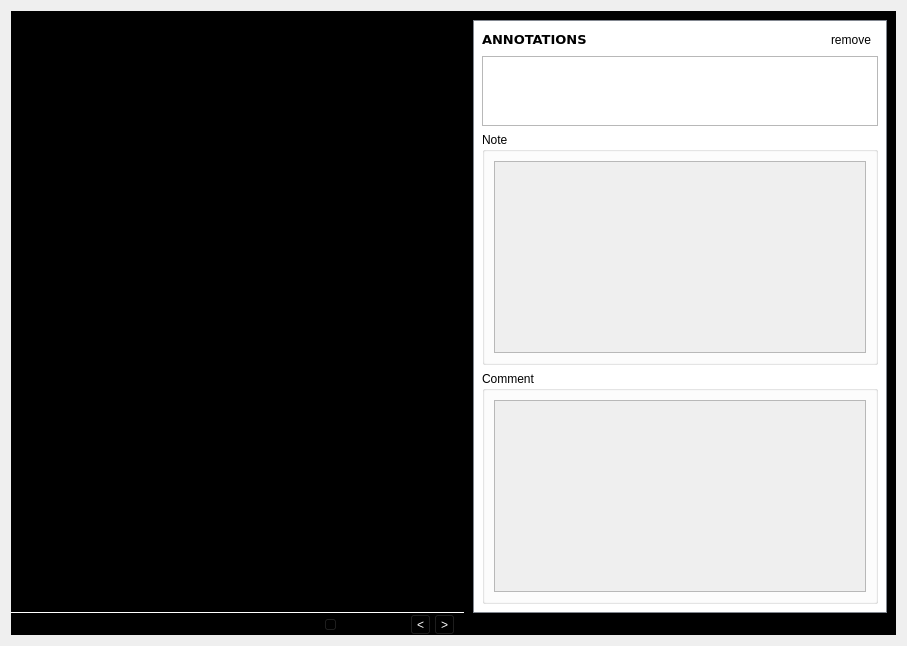
<?xml version="1.0" encoding="UTF-8"?>
<ui version="4.0">
 <class>LayeredImageVisualizer</class>
 <widget class="QWidget" name="LayeredImageVisualizer">
  <property name="geometry">
   <rect>
    <x>0</x>
    <y>0</y>
    <width>907</width>
    <height>634</height>
   </rect>
  </property>
  <property name="windowTitle">
   <string>Form</string>
  </property>
  <property name="styleSheet">
   <string notr="true"/>
  </property>
  <layout class="QHBoxLayout" name="horizontalLayout_4">
   <item>
    <layout class="QHBoxLayout" name="horizontalLayout_3">
     <property name="spacing">
      <number>0</number>
     </property>
     <property name="topMargin">
      <number>0</number>
     </property>
     <item>
      <widget class="QWidget" name="graphicsHolderContainer" native="true">
       <property name="sizePolicy">
        <sizepolicy hsizetype="Expanding" vsizetype="Expanding">
         <horstretch>0</horstretch>
         <verstretch>0</verstretch>
        </sizepolicy>
       </property>
       <property name="styleSheet">
        <string notr="true">background-color: rgb(0,0,0);</string>
       </property>
       <layout class="QVBoxLayout" name="verticalLayout_3">
        <property name="leftMargin">
         <number>0</number>
        </property>
        <property name="topMargin">
         <number>0</number>
        </property>
        <property name="rightMargin">
         <number>0</number>
        </property>
        <property name="bottomMargin">
         <number>0</number>
        </property>
        <item>
         <widget class="QWidget" name="graphicsHolder" native="true">
          <property name="sizePolicy">
           <sizepolicy hsizetype="Preferred" vsizetype="Expanding">
            <horstretch>0</horstretch>
            <verstretch>0</verstretch>
           </sizepolicy>
          </property>
         </widget>
        </item>
        <item>
         <widget class="QWidget" name="sliderContainer" native="true">
          <property name="styleSheet">
           <string notr="true">#sliderContainer { border-top: 1px solid white}</string>
          </property>
          <layout class="QHBoxLayout" name="horizontalLayout">
           <property name="spacing">
            <number>3</number>
           </property>
           <property name="topMargin">
            <number>2</number>
           </property>
           <property name="bottomMargin">
            <number>0</number>
           </property>
           <item>
            <widget class="QLabel" name="label_2">
             <property name="minimumSize">
              <size>
               <width>200</width>
               <height>0</height>
              </size>
             </property>
             <property name="styleSheet">
              <string notr="true">color:white</string>
             </property>
             <property name="text">
              <string/>
             </property>
            </widget>
           </item>
           <item>
            <spacer name="horizontalSpacer">
             <property name="orientation">
              <enum>Qt::Horizontal</enum>
             </property>
             <property name="sizeType">
              <enum>QSizePolicy::Fixed</enum>
             </property>
             <property name="sizeHint" stdset="0">
              <size>
               <width>100</width>
               <height>20</height>
              </size>
             </property>
            </spacer>
           </item>
           <item>
            <widget class="QSlider" name="sliderBar">
             <property name="styleSheet">
              <string notr="true">color:white</string>
             </property>
             <property name="orientation">
              <enum>Qt::Horizontal</enum>
             </property>
            </widget>
           </item>
           <item>
            <widget class="QToolButton" name="prevButton">
             <property name="styleSheet">
              <string notr="true">color:white</string>
             </property>
             <property name="text">
              <string>&lt;</string>
             </property>
             <property name="icon">
              <iconset resource="dicomRC.qrc">
               <normaloff>:/dicom/left.png</normaloff>:/dicom/left.png</iconset>
             </property>
            </widget>
           </item>
           <item>
            <widget class="QToolButton" name="nextButton">
             <property name="styleSheet">
              <string notr="true">color:white</string>
             </property>
             <property name="text">
              <string>&gt;</string>
             </property>
             <property name="icon">
              <iconset resource="dicomRC.qrc">
               <normaloff>:/dicom/right.png</normaloff>:/dicom/right.png</iconset>
             </property>
            </widget>
           </item>
          </layout>
         </widget>
        </item>
       </layout>
      </widget>
     </item>
     <item>
      <widget class="QWidget" name="widget_2" native="true">
       <property name="styleSheet">
        <string notr="true">#widget_2 { background-color: rgb(0, 0, 0); }</string>
       </property>
       <layout class="QVBoxLayout" name="verticalLayout_4">
        <property name="bottomMargin">
         <number>22</number>
        </property>
        <item>
         <widget class="QWidget" name="widget" native="true">
          <property name="sizePolicy">
           <sizepolicy hsizetype="Minimum" vsizetype="Preferred">
            <horstretch>0</horstretch>
            <verstretch>0</verstretch>
           </sizepolicy>
          </property>
          <property name="styleSheet">
           <string notr="true">#widget { 
border: 1px solid rgb(130, 135, 144); 
background-color: white;
 }</string>
          </property>
          <layout class="QVBoxLayout" name="verticalLayout_2">
           <item>
            <layout class="QHBoxLayout" name="horizontalLayout_2">
             <item>
              <widget class="QLabel" name="label">
               <property name="sizePolicy">
                <sizepolicy hsizetype="Minimum" vsizetype="Preferred">
                 <horstretch>0</horstretch>
                 <verstretch>0</verstretch>
                </sizepolicy>
               </property>
               <property name="font">
                <font>
                 <family>Verdana</family>
                 <pointsize>10</pointsize>
                 <weight>75</weight>
                 <bold>true</bold>
                </font>
               </property>
               <property name="text">
                <string>ANNOTATIONS</string>
               </property>
              </widget>
             </item>
             <item>
              <widget class="QToolButton" name="removeButton">
               <property name="text">
                <string>remove</string>
               </property>
               <property name="icon">
                <iconset resource="dicomRC.qrc">
                 <normaloff>:/dicom/remove.png</normaloff>:/dicom/remove.png</iconset>
               </property>
               <property name="checkable">
                <bool>false</bool>
               </property>
               <property name="autoRaise">
                <bool>true</bool>
               </property>
              </widget>
             </item>
            </layout>
           </item>
           <item>
            <widget class="QTreeView" name="treeView">
             <property name="sizePolicy">
              <sizepolicy hsizetype="Minimum" vsizetype="Expanding">
               <horstretch>0</horstretch>
               <verstretch>0</verstretch>
              </sizepolicy>
             </property>
             <property name="styleSheet">
              <string notr="true"/>
             </property>
            </widget>
           </item>
           <item>
            <layout class="QVBoxLayout" name="verticalLayout_6">
             <item>
              <widget class="QGroupBox" name="noteGroupBox">
               <property name="title">
                <string>Note</string>
               </property>
               <layout class="QVBoxLayout" name="verticalLayout">
                <item>
                 <widget class="QTextEdit" name="noteTextEdit">
                  <property name="enabled">
                   <bool>false</bool>
                  </property>
                  <property name="sizePolicy">
                   <sizepolicy hsizetype="Expanding" vsizetype="Minimum">
                    <horstretch>0</horstretch>
                    <verstretch>0</verstretch>
                   </sizepolicy>
                  </property>
                 </widget>
                </item>
               </layout>
              </widget>
             </item>
             <item>
              <widget class="QGroupBox" name="commentGroupBox">
               <property name="sizePolicy">
                <sizepolicy hsizetype="Preferred" vsizetype="Preferred">
                 <horstretch>0</horstretch>
                 <verstretch>0</verstretch>
                </sizepolicy>
               </property>
               <property name="title">
                <string>Comment</string>
               </property>
               <layout class="QVBoxLayout" name="verticalLayout_5">
                <item>
                 <widget class="QTextEdit" name="commentTextEdit">
                  <property name="enabled">
                   <bool>false</bool>
                  </property>
                  <property name="sizePolicy">
                   <sizepolicy hsizetype="Expanding" vsizetype="Minimum">
                    <horstretch>0</horstretch>
                    <verstretch>0</verstretch>
                   </sizepolicy>
                  </property>
                 </widget>
                </item>
               </layout>
              </widget>
             </item>
            </layout>
           </item>
          </layout>
         </widget>
        </item>
       </layout>
      </widget>
     </item>
    </layout>
   </item>
  </layout>
 </widget>
 <resources>
  <include location="dicomRC.qrc"/>
 </resources>
 <connections/>
</ui>
